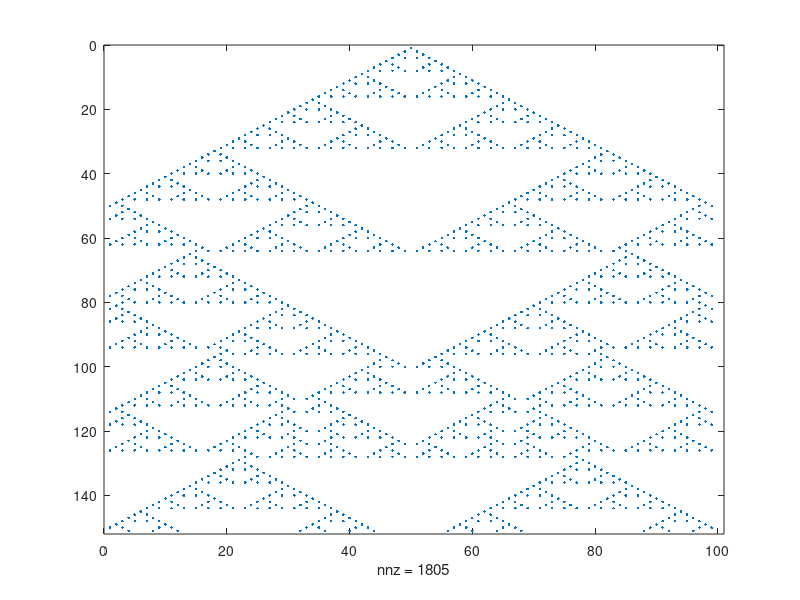

The MATLAB script that drew this image:
% CellAutoSimpler.m

function [x]=CellAutoSimpler(N,K);

if nargin==0;
K=150;N=100;
end;

RULES=[0 1 0 1 1 0 1 0];

x=zeros(K,N);
x(1,floor(N/2))=1;

for i=1:K
x_idx=[x(i,N) x(i,1:N) x(i,1)];
index=x_idx(1:N)*4+2*x_idx(2:N+1)+x_idx(3:N+2);
x(i+1,:)=RULES(index+1);
end;

spy(x)
% zum Anzeigen: x=CellAutoSimpler(200,100)